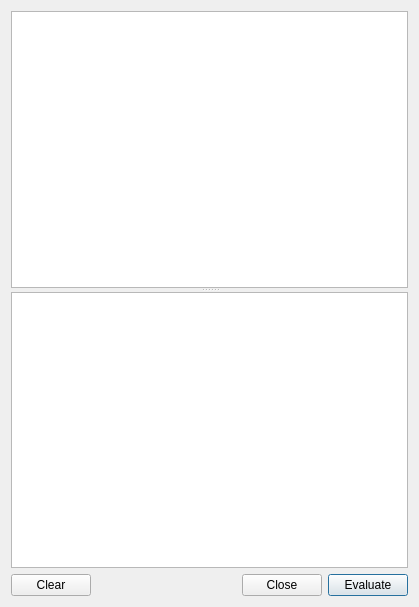
<?xml version="1.0" encoding="UTF-8"?>
<ui version="4.0">
 <class>ConsoleDialog</class>
 <widget class="QDialog" name="ConsoleDialog">
  <property name="geometry">
   <rect>
    <x>0</x>
    <y>0</y>
    <width>419</width>
    <height>607</height>
   </rect>
  </property>
  <property name="windowTitle">
   <string>Dialog</string>
  </property>
  <layout class="QVBoxLayout" name="verticalLayout_2">
   <item>
    <layout class="QVBoxLayout" name="verticalLayout">
     <item>
      <widget class="QSplitter" name="splitter">
       <property name="orientation">
        <enum>Qt::Vertical</enum>
       </property>
       <property name="childrenCollapsible">
        <bool>false</bool>
       </property>
       <widget class="QPlainTextEdit" name="outputEdit">
        <property name="sizePolicy">
         <sizepolicy hsizetype="Expanding" vsizetype="Maximum">
          <horstretch>0</horstretch>
          <verstretch>0</verstretch>
         </sizepolicy>
        </property>
        <property name="baseSize">
         <size>
          <width>0</width>
          <height>0</height>
         </size>
        </property>
        <property name="readOnly">
         <bool>true</bool>
        </property>
       </widget>
       <widget class="QPlainTextEdit" name="inputEdit">
        <property name="sizePolicy">
         <sizepolicy hsizetype="Expanding" vsizetype="Expanding">
          <horstretch>0</horstretch>
          <verstretch>0</verstretch>
         </sizepolicy>
        </property>
        <property name="minimumSize">
         <size>
          <width>0</width>
          <height>40</height>
         </size>
        </property>
        <property name="maximumSize">
         <size>
          <width>16777215</width>
          <height>16777215</height>
         </size>
        </property>
        <property name="baseSize">
         <size>
          <width>0</width>
          <height>0</height>
         </size>
        </property>
        <property name="toolTip">
         <string>Enter javascript here then press Evaluate</string>
        </property>
       </widget>
      </widget>
     </item>
     <item>
      <layout class="QHBoxLayout" name="horizontalLayout">
       <item>
        <widget class="QPushButton" name="clearButton">
         <property name="text">
          <string>Clear</string>
         </property>
        </widget>
       </item>
       <item>
        <spacer name="horizontalSpacer">
         <property name="orientation">
          <enum>Qt::Horizontal</enum>
         </property>
         <property name="sizeHint" stdset="0">
          <size>
           <width>40</width>
           <height>20</height>
          </size>
         </property>
        </spacer>
       </item>
       <item>
        <widget class="QPushButton" name="closeButton">
         <property name="toolTip">
          <string>Save and Close</string>
         </property>
         <property name="text">
          <string>Close</string>
         </property>
        </widget>
       </item>
       <item>
        <widget class="QPushButton" name="evalButton">
         <property name="toolTip">
          <string>Evaluate Expression (Ctrl+Enter)</string>
         </property>
         <property name="text">
          <string>Evaluate</string>
         </property>
         <property name="default">
          <bool>true</bool>
         </property>
        </widget>
       </item>
      </layout>
     </item>
    </layout>
   </item>
  </layout>
 </widget>
 <tabstops>
  <tabstop>inputEdit</tabstop>
  <tabstop>evalButton</tabstop>
  <tabstop>closeButton</tabstop>
  <tabstop>outputEdit</tabstop>
 </tabstops>
 <resources/>
 <connections>
  <connection>
   <sender>closeButton</sender>
   <signal>clicked()</signal>
   <receiver>ConsoleDialog</receiver>
   <slot>accept()</slot>
   <hints>
    <hint type="sourcelabel">
     <x>302</x>
     <y>589</y>
    </hint>
    <hint type="destinationlabel">
     <x>786</x>
     <y>805</y>
    </hint>
   </hints>
  </connection>
  <connection>
   <sender>evalButton</sender>
   <signal>clicked()</signal>
   <receiver>ConsoleDialog</receiver>
   <slot>evaluate()</slot>
   <hints>
    <hint type="sourcelabel">
     <x>367</x>
     <y>586</y>
    </hint>
    <hint type="destinationlabel">
     <x>374</x>
     <y>607</y>
    </hint>
   </hints>
  </connection>
  <connection>
   <sender>clearButton</sender>
   <signal>clicked()</signal>
   <receiver>outputEdit</receiver>
   <slot>clear()</slot>
   <hints>
    <hint type="sourcelabel">
     <x>32</x>
     <y>580</y>
    </hint>
    <hint type="destinationlabel">
     <x>101</x>
     <y>266</y>
    </hint>
   </hints>
  </connection>
 </connections>
 <slots>
  <slot>evaluate()</slot>
 </slots>
</ui>
